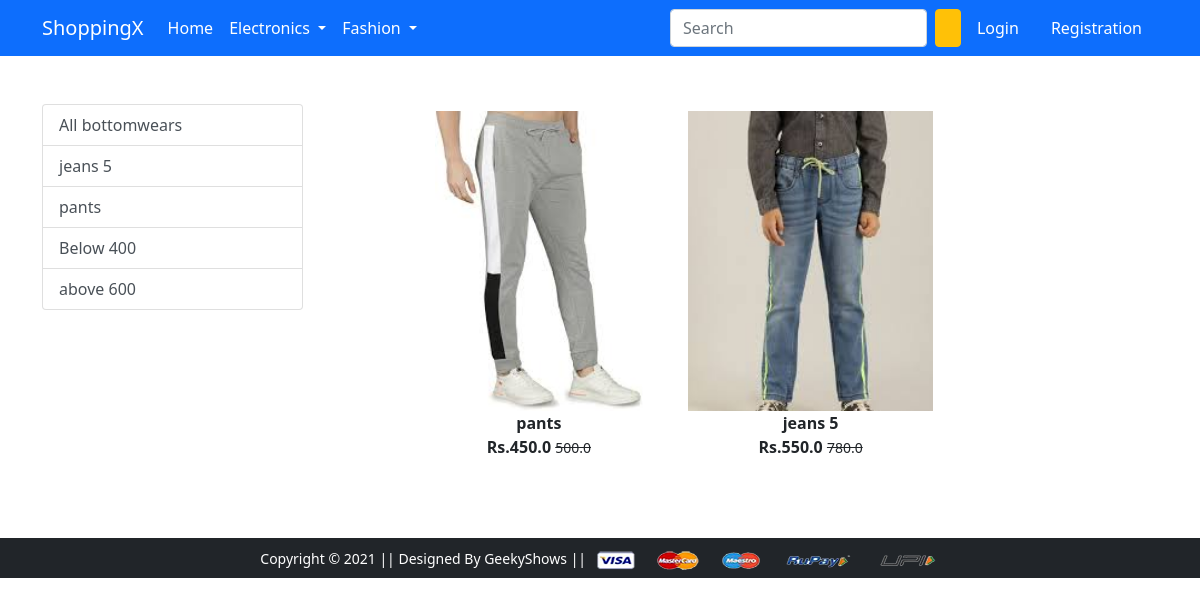
Screenshot of /bottomwears/ with the database file from the repository.
### app/models.py (models this page shows)
class Product(models.Model):
    title = models.CharField(max_length=200)
    selling_price= models.FloatField()
    discounted_price = models.FloatField()
    description = models.TextField()
    brand = models.CharField(max_length=100)
    category = models.CharField(choices=CATEGORY_CHOICES, max_length=2)
    product_image = models.ImageField(upload_to='productimg')

### app/views.py (the view)
# urls.py: path('bottomwears/', views.bottomwears, name='bottomwears'),
def bottomwears(request, data=None):
 if data == None:
        bottomwears=Product.objects.filter(category='BW')
 elif data=='jeans5' or data=='pants':
        bottomwears=Product.objects.filter(category='BW').filter(brand=data)
 elif data=='below':
         bottomwears=Product.objects.filter(category='BW').filter(discounted_price__lt=400)
 elif data=='above':
         bottomwears=Product.objects.filter(category='BW').filter(discounted_price__gt=600)
 return render(request, 'app/bottomwears.html',{'bottomwears':bottomwears})

### app/templates/app/bottomwears.html (shortened to what this page needs)
{% extends 'app/base.html' %}
{% load static %}
{% block main-content %}
<div class="container my-5">
 <div class="row">
  <div class="col-sm-3">
    <div class="list-group">
        <a href="{% url 'bottomwears' %}" class="list-group-item list-group-item-action" aria-current="true">All bottomwears </a>
        <a href="{% url 'bottomwears' 'jeans5' %}" class="list-group-item list-group-item-action" aria-current="true">jeans 5 </a>
        <a href="{% url 'bottomwears' 'pants' %}" class="list-group-item list-group-item-action" aria-current="true">pants </a>
        <a href="{% url 'bottomwears' 'below' %}" class="list-group-item
        list-group-item-action" aria-current="true">Below 400 </a>
        <a href="{% url 'bottomwears' 'above' %}" class="list-group-item
        list-group-item-action" aria-current="true">above 600 </a>
    </div>
  </div>
  <div class="col-sm-8 offset-sm-1">
    <div class="row">
    {% for product in bottomwears %}
    <div class="col-4 text-center mb-4">
        <a href="{% url 'product-detail' product.id %}" class="btn">
            <div class="item">
                <img src="{{product.product_image.url}}" alt="" height="300" class="">
                <div class="fw-bold">{{product.title}}</div>
                <div class="fw-bold">Rs.{{product.discounted_price}}
                    <small class="fw-light text-decoration-line-through">{{product.selling_price}}</small></div>
            </div>
        </a>
    </div>
    {% endfor %}
  </div>
 </div>
</div>
</div>
{% endblock main-content %}

### rows the page displays
Product: product_image (picture), title "pants", discounted_price "450.0", selling_price "500.0"
Product: product_image (picture), title "jeans 5", discounted_price "550.0", selling_price "780.0"
